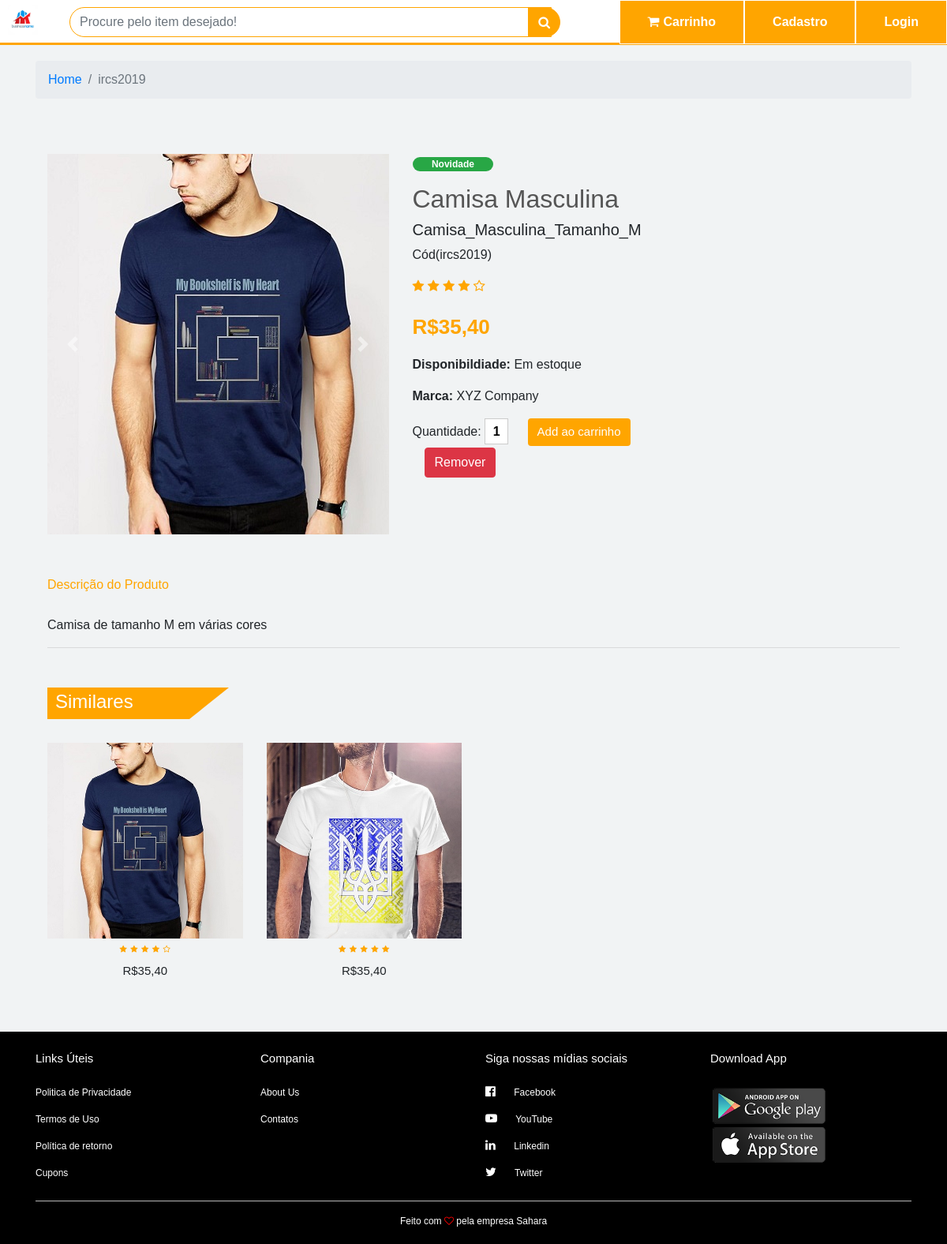
The page /1/Camisa_Masculina_Tamanho_M/ on the database as committed earlier.
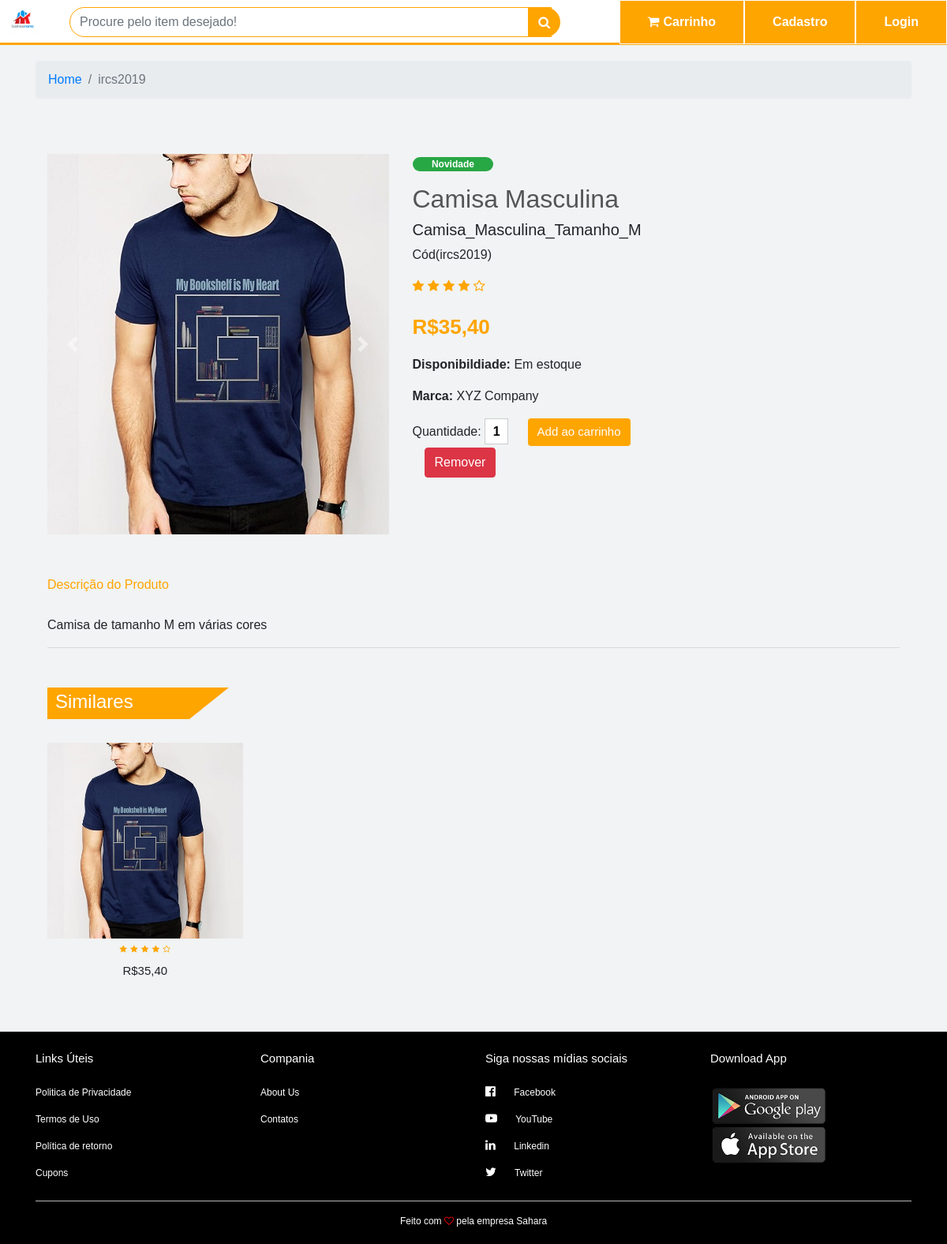
The same page on the database as committed later.
### produto/models.py (models this page shows, shortened)
class Produto(models.Model):
    categoria = models.ForeignKey(Categoria, related_name='produtos', on_delete=models.DO_NOTHING)
    nome = models.CharField(max_length=200, db_index=True)
    slug = models.SlugField(max_length=200, db_index=True)
    imagem = models.CharField(max_length=200)
    descricao = models.TextField(blank=True)
    preco = models.PositiveIntegerField()
    novidade = models.BooleanField(default=True)
    destaque = models.BooleanField(default=False)
    codigo = models.CharField(max_length=200, db_index=True)
    nota = models.IntegerField(db_index=True)
    class Meta:
        db_table = 'produto'
    def img_as_list(self):
        imagens = self.imagem.split(",")
        return imagens

### projeto/views.py (the view)
# urls.py: path('<int:id>/<slug:slug_do_produto>/',views.listaProduto,name="listaProduto"),
def listaProduto(request,id,slug_do_produto):
    produto = get_object_or_404(Produto,id=id)
    form_remove_produto = RemoveProdutoForm(initial={'produto_id': id})
    categoria = produto.categoria
    produtos = Produto.objects.all().order_by("id")
    produtosSemelhantes = produtos.filter(categoria=categoria)
    possiveis_notas = [1, 2, 3, 4, 5]
    return render(request, 'product.html',{'produto':produto,
                                           'produtosSemelhantes': produtosSemelhantes,
                                           "possiveis_notas":possiveis_notas,
                                           'form_remove_produto':form_remove_produto})

### produto/forms.py (shortened to what this page needs)
class RemoveProdutoForm(forms.Form):
    class Meta:
        fields = ('produto_id')
    produto_id = forms.CharField(widget=forms.HiddenInput(), required=True)

### produto/templates/product.html (shortened to what this page needs)
{% extends "base.html" %}
{% load static %}
{% block conteudo %}
  <nav aria-label="breadcrumb">
    <ol class="breadcrumb">
      <li class="breadcrumb-item"><a href="{% url 'index' %}">Home</a></li>
      <li class="breadcrumb-item active" aria-current="page">{{ produto.codigo }}</li>
    </ol>
  </nav>
  <section class="single-product">
    <div class="container">
      <div class="row">
        <div class="col-md-5 mb-1">
          <div id="product-slider" class="carousel slide carousel-fade" data-ride="carousel">
            <div class="carousel-inner">
                {% for img in produto.img_as_list %}
                    <div class="carousel-item {% if forloop.counter0 == 0 %}active{% endif %}">
                        <img src="{% static 'produto/imagens/' %}{{ img }}" class="d-block">
                    </div>
                {% endfor %}
              <a class="carousel-control-prev" href="#product-slider" role="button" data-slide="prev">
                <span class="carousel-control-prev-icon" aria-hidden="true"></span>
              </a>
              <a class="carousel-control-next" href="#product-slider" role="button" data-slide="next">
                <span class="carousel-control-next-icon" aria-hidden="true"></span>
              </a>
            </div>
          </div>
        </div>
        <div class="col-md-7">
            {% if produto.novidade %}
          <p class="badge badge-pill badge-success col-2 text-center">Novidade</p>
            {% endif %}
          <h2>{{ produto.nome }}</h2>
          <h5>{{ produto.slug }}</h5>
          <p>Cód({{ produto.codigo }})</p>
            {% for possivel_nota in possiveis_notas %}
                {% if produto.nota >= possivel_nota %}
                <i class="fa fa-star"></i>
                {% endif %}
                {% if produto.nota < possivel_nota %}
                <i class="fa fa-star-o"></i>
                {% endif %}
            {% endfor %}
          <p class="price">R${{ produto.preco }}</p>
          <p><b>Disponibildiade:</b> Em estoque</p>
          <p><b>Marca:</b> XYZ Company</p>
          <label>Quantidade: </label>
          <input type="text" value="1">
          <button type="button" class="btn btn-primary">Add ao carrinho</button>
        <div class="col-12">
            <form id="form_remove_produto" style="margin-bottom: 0px;"
                  action ="{% url 'removeProduto' %}" method ="post" novalidate>
                <button id="botao_remover" type="button" class="btn btn-danger">
                     Remover
                </button>
            </form>
        </div>
        </div>
      </div>
    </div>
  </section>
  <section class="product-description">
    <div class="container">
      <h6>Descrição do Produto</h6>
      <p>{{ produto.descricao }} </p>
      <hr>
    </div>
    <div class="container">
      <div class="title-box">
        <h2>Similares</h2>
      </div>
      <div class="row">
          {% for prod in produtosSemelhantes %}
        <div class="col-md-3">
          <div class="product-top">
            <a href="{% url 'listaProduto' id=prod.id slug_do_produto=prod.slug %}"><img src="{% static 'produto/imagens/' %}{{ prod.img_as_list.0 }}"></a>
          </div>
          <div class="product-bottom text-center">
                {% for possivel_nota in possiveis_notas %}
                    {% if prod.nota >= possivel_nota %}
                    <i class="fa fa-star"></i>
                    {% endif %}
                    {% if prod.nota < possivel_nota %}
                    <i class="fa fa-star-o"></i>
                    {% endif %}
                {% endfor %}
            <h5>R${{ prod.preco }}</h5>
          </div>
        </div>
          {% endfor %}
    </div>
  </section>
{% endblock %}

Rows that differ between the two databases and show on the page:
removed Produto: shows a picture, nota 5 (drawn), preco "35,40"
